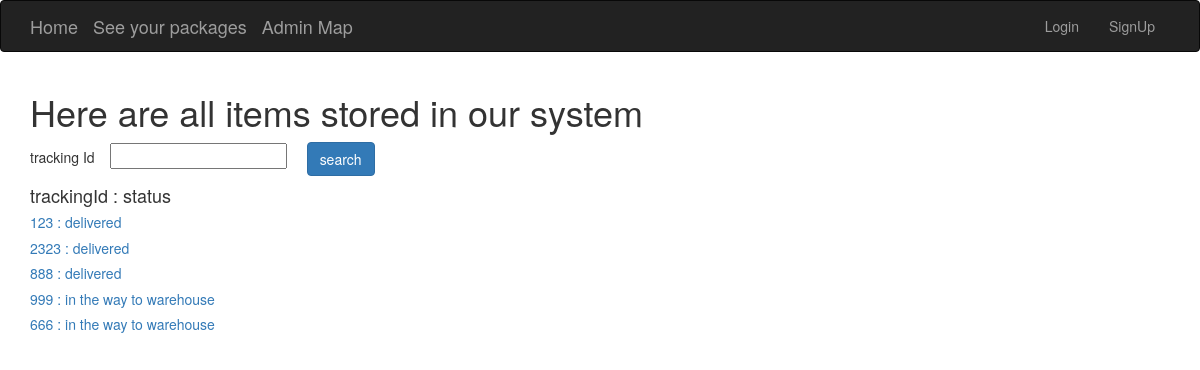
Page /apps/all_list/ on the committed database.
### apps/models.py (models this page shows)
class Tracking(models.Model):
    tracking_id = models.IntegerField(default=0)
    trunk_id = models.IntegerField(blank=True, null=True)
    to_x = models.IntegerField(blank=True, null=True)
    to_y = models.IntegerField(blank=True, null=True)
    finished = models.BooleanField(default=False)
    assigned_trunk = models.BooleanField(default=False)
    is_prime = models.BooleanField(default=False)
    warehouse_id = models.IntegerField(default=0)
    user = models.ForeignKey(User, blank=True, null=True, on_delete=models.CASCADE, related_name="trackings")
    def __str__(self):
        return "tracking Id: " + str(self.tracking_id)

### apps/views.py (the view)
def home(request):
    trackings = []
    tracking_statuses = []
    for tracking in Tracking.objects.all():
        tracking.strStatus = getStatus(tracking)
        trackings.append(tracking)
    print(trackings)
    return render(request, "apps/all_list.html", {"trackings":trackings})

### apps/views.py (called while the page is built)
def intToStatus(num):
    if num == 0:
        return "created"
    elif num == 1:
        return "in the way to warehouse"
    elif num == 2:
        return "waiting for loading"
    elif num == 3:
        return "out for delivery"
    else:
        return "delivered"

def getStatus(tracking):
    if tracking.finished:
        return "delivered"
    elif not tracking.assigned_trunk:
        return "created"
    else:
        return intToStatus(Trunk.objects.get(trunk_id=tracking.trunk_id).status)

### apps/templates/apps/all_list.html (shortened to what this page needs)
{% extends 'base.html' %}
{% block content %}
<h1>Here are all items stored in our system</h1>
tracking Id &nbsp&nbsp
<input type="text" id="input_box" />&nbsp&nbsp&nbsp&nbsp
<input type="button" onclick="search();" name="search" class="btn btn-primary" id="search_button" value="search" />
<br/>
<h4>trackingId : status</h4>
{% for tracking in trackings %}
<a href="{%url 'apps:tracking_detail' tracking.id%}"><h5>{{tracking.tracking_id}} : {{tracking.strStatus}}</h5></a>
{% endfor %}
{% endblock %}

### rows in the picture
Tracking: tracking_id "123", strStatus "delivered"
Tracking: tracking_id "2323", strStatus "delivered"
Tracking: tracking_id "888", strStatus "delivered"
Tracking: tracking_id "999", strStatus "in the way to warehouse"
Tracking: tracking_id "666", strStatus "in the way to warehouse"
